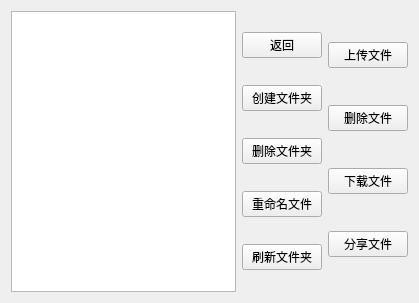
<?xml version="1.0" encoding="UTF-8"?>
<ui version="4.0">
 <class>directoryOPE</class>
 <widget class="QWidget" name="directoryOPE">
  <property name="geometry">
   <rect>
    <x>0</x>
    <y>0</y>
    <width>419</width>
    <height>303</height>
   </rect>
  </property>
  <property name="windowTitle">
   <string>Form</string>
  </property>
  <layout class="QVBoxLayout" name="verticalLayout_3">
   <item>
    <layout class="QHBoxLayout" name="horizontalLayout">
     <item>
      <widget class="QListWidget" name="list_dir"/>
     </item>
     <item>
      <layout class="QVBoxLayout" name="verticalLayout">
       <item>
        <widget class="QPushButton" name="btn_back">
         <property name="text">
          <string>返回</string>
         </property>
        </widget>
       </item>
       <item>
        <widget class="QPushButton" name="btn_createDir">
         <property name="text">
          <string>创建文件夹</string>
         </property>
        </widget>
       </item>
       <item>
        <widget class="QPushButton" name="btn_delDir">
         <property name="text">
          <string>删除文件夹</string>
         </property>
        </widget>
       </item>
       <item>
        <widget class="QPushButton" name="btn_renameFile">
         <property name="text">
          <string>重命名文件</string>
         </property>
        </widget>
       </item>
       <item>
        <widget class="QPushButton" name="btn_refreashDir">
         <property name="text">
          <string>刷新文件夹</string>
         </property>
        </widget>
       </item>
      </layout>
     </item>
     <item>
      <layout class="QVBoxLayout" name="verticalLayout_2">
       <item>
        <widget class="QPushButton" name="btn_upFile">
         <property name="text">
          <string>上传文件</string>
         </property>
        </widget>
       </item>
       <item>
        <widget class="QPushButton" name="btn_delFile">
         <property name="text">
          <string>删除文件</string>
         </property>
        </widget>
       </item>
       <item>
        <widget class="QPushButton" name="btn_downloadFile">
         <property name="text">
          <string>下载文件</string>
         </property>
        </widget>
       </item>
       <item>
        <widget class="QPushButton" name="btn_shareFile">
         <property name="text">
          <string>分享文件</string>
         </property>
        </widget>
       </item>
      </layout>
     </item>
    </layout>
   </item>
  </layout>
 </widget>
 <resources/>
 <connections/>
</ui>
